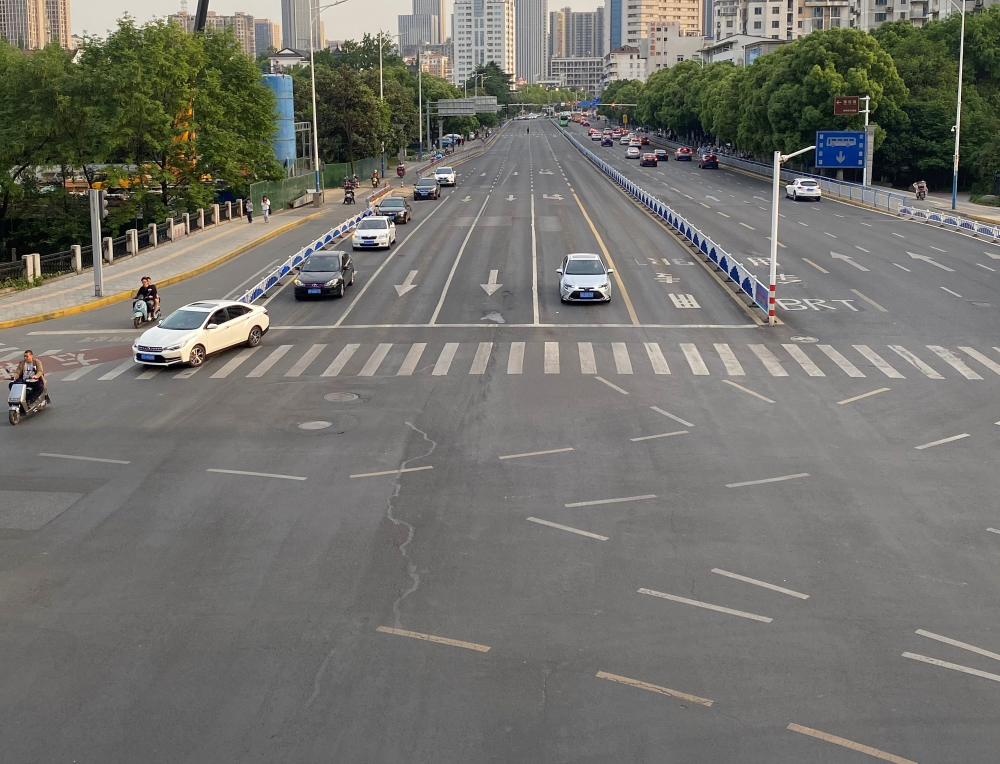
#> input picture 1.jpg, 3000 x 2292 px, given in place of 13.jpg, which was not available (shown at 1/3 size)
$ python LineProcessing.py   (older library calls are emulated)
#> lines starting #> are read from the running program, lines starting #| are printed output that depends on the picture; after the words box and inside, x2 and y2 are one past the last pixel; in counts of white or black regions, pixels touching at a corner belong together; pictures that were not available may be replaced by others from this repository, and a replacement may not be noted
### ImageProcess.py
import cv2
import numpy as np
import trans
import LineProcessing


path1 = '31.jpg'
path2 = '32.jpg'
path3 = '13.jpg'


# 读取图片、调整尺寸、灰度化
def readphoto(img_path):
    Photo0 = cv2.imread(img_path, flags=cv2.IMREAD_COLOR)

    return Photo0


def resize_photo(imgArr, MAX_WIDTH=600):
    img = imgArr
    rows, cols = img.shape[:2]  # 获取图像宽和高
    if cols > MAX_WIDTH:
        change_rate = MAX_WIDTH / cols
        img = cv2.resize(img, (MAX_WIDTH, int(rows * change_rate)), interpolation=cv2.INTER_AREA)
    return img


def check_size(Photo):
    sp = Photo.shape
    print("size=", sp)  # 查看图片大小
    sz1 = sp[0]  # width(rows) of image
    sz2 = sp[1]  # heights(colums) of image
    sz3 = sp[2]  # the pixels value is made up of three primary colors
    print('width: %d \nheight: %d \nnumber: %d' % (sz1, sz2, sz3))
    return sz1, sz2


def process(Photo):
    kerenlerode5 = cv2.getStructuringElement(cv2.MORPH_RECT, (5, 5))
    kernelerode9 = cv2.getStructuringElement(cv2.MORPH_RECT, (15, 15))
    # 复制出一个直线检测图
    # 灰度变化
    Photo_gray = cv2.cvtColor(Photo, cv2.COLOR_BGR2GRAY)
    cv2.imshow('Photo_gray', Photo_gray)
    cv2.waitKey()
    #noise
    # 高斯滤波
    blur = cv2.GaussianBlur(Photo_gray, (5, 5), 0)
    cv2.imshow('gaosp', blur)
    blur2 =cv2.GaussianBlur(Photo_gray, (9, 9), 0)
    cv2.imshow('gaosp99', blur2)
    # 二值化
    ret, binary = cv2.threshold(blur, 139, 255, cv2.THRESH_BINARY)
    cv2.imshow('2value', binary)
    cv2.waitKey()
    '''OTSU二值化
    _, binary2 = cv2.threshold(Photo_gray, 0, 255, cv2.THRESH_OTSU)
    cv2.imshow('2value', binary2)
    cv2.waitKey()
    '''
    # canny
    Photo_canny = cv2.Canny(binary, 350, 200, 3)
    cv2.imshow('canny', Photo_canny)
    cv2.waitKey()

    # 试着做膨胀腐蚀处理
    kernel = cv2.getStructuringElement(cv2.MORPH_RECT, (3, 2))
    kernelBig = cv2.getStructuringElement(cv2.MORPH_RECT, (8, 5))
    kernelX = cv2.getStructuringElement(cv2.MORPH_RECT, (7, 4))
    kernelY = cv2.getStructuringElement(cv2.MORPH_RECT, (1, 3))


    erode_dilate = cv2.dilate(binary, kernel)
    cv2.imshow('dilate', erode_dilate)
    erode_dilate = cv2.erode(erode_dilate, kernel)
    cv2.imshow('erode', erode_dilate)
    '''
    erode_dilate = cv2.dilate(erode_dilate, kernelY)
    cv2.imshow('dilate', erode_dilate)
    erode_dilate = cv2.erode(erode_dilate, kernelY)
    cv2.imshow('erode', erode_dilate)
    cv2.waitKey()
    '''

    # sobel
    x = cv2.Sobel(blur, cv2.CV_16S, 1, 0)
    y = cv2.Sobel(blur, cv2.CV_16S, 0, 1)
    absX = cv2.convertScaleAbs(x)  # 转回unit8
    absY = cv2.convertScaleAbs(y)
    dst_sobel = cv2.addWeighted(absX, 0.5, absY, 0.5, 0)
    cv2.imshow('absX', absX)
    cv2.imshow('absY', absY)
    cv2.imshow('soble', dst_sobel)
    cv2.waitKey()


    return binary, erode_dilate, Photo_canny, dst_sobel


def HoughChange(Photo, edge_canny, edge_sobel, erode_dilate):  # edge means 边缘
    # 进阶的Hough检测
    ret2, T_2SOBEL = cv2.threshold(edge_canny, 127, 255, cv2.THRESH_BINARY)
    # lines_C = cv2.HoughLinesP(T_2SOBEL, rho=2, theta=3 * np.pi / 180, threshold=48, minLineLength=60, maxLineGap=5)
    # essay
    lines_C = cv2.HoughLinesP(T_2SOBEL, rho=2, theta=2 * np.pi / 180, threshold=40, minLineLength=45, maxLineGap=5)
    for i in range(len(lines_C)):  # range计数，len长度
        x_1, y_1, x_2, y_2 = lines_C[i][0]
        cv2.line(Photo, (x_1, y_1), (x_2, y_2), (0, 255, 0), 1)
        # line绘制直线（原图，起点，终点，颜色，宽度）
    print("code successful!")
    print(lines_C)

    cv2.imshow("Hough_line_Canny", Photo)
    cv2.waitKey(0)
    '''
    lines： 输出直线，里面的元素是Vec4i类型，存放直线的坐标信息。
    rho：极坐标ρ的划分步长。
    theta：极坐标θ的划分步长。
    threshold：累加器阈值，达到该阈值认为是一条直线。
    minLineLength：最小线段长度，达到该长度才认为是一条直线。
    maxLineGap： 最大线段间隔，两条共线的线段距离小于该值时认为是一个直线
    '''
    # hough
    '''
    lines = cv2.HoughLines(erode_dilate, rho=1, theta=1 * np.pi / 180, threshold=30, srn=0, stn=0, min_theta=0, max_theta=0.05)
    for i in range(0, len(lines)):
        rho, theta = lines[i][0][0], lines[i][0][1]
        a = np.cos(theta)
        b = np.sin(theta)
        x0 = a * rho
        y0 = b * rho
        x1 = int(x0 + 1000 * (-b))
        y1 = int(y0 + 1000 * (a))
        x2 = int(x0 - 1000 * (-b))
        y2 = int(y0 - 1000 * (a))
        cv2.line(Photo, (x1, y1), (x2, y2), (0, 0, 255), 2)
    cv2.imshow("Hough_line", Photo)
    '''
    return lines_C


def origin_line_count_get(elem):
    number = np.size(elem) / 4
    print('一共有', int(number), '条直线')
    return int(number)


# hough的结果赋给新数组，ori原生数组，prepro待处理的新数组
# 第一个数是行数（第n个元组），第二个数是0，第三个数是列数（元组内第n个元素）
def originlines_Trans_Preprolines(dimension, ori):  # dimension维
    prepro = np.zeros((dimension, 4))
    for i in range(0, dimension):
        for j in range(0, 4):
            # print(ori[i][0][j], '   ', t)
            prepro[i][j] = ori[i][0][j]
    return prepro


# 废弃
# [5 lines left out: function threeToTwo, not called in this run]


# 为了确定参考系，画条线看看
def site_confirm(Photo):
    cv2.line(Photo, (3, 3), (100, 150), (0, 255, 255), 4)
    cv2.imshow('site_confirm_test', Photo)
    cv2.waitKey()


# [10 lines left out: function pp2value, not called in this run]


def AllPrepareingProcessing(path):
    img0 = readphoto(path)
#> in readphoto, Photo0 is the input picture: shape (2292, 3000, 3); mean B, G, R 107.8, 113.8, 114.6
    img_resize = resize_photo(img0)  # img1是调节尺寸后的图片
#> in resize_photo, `img = cv2.resize(img, (MAX_WIDTH, int(rows * change_rate)), interpolat..`:
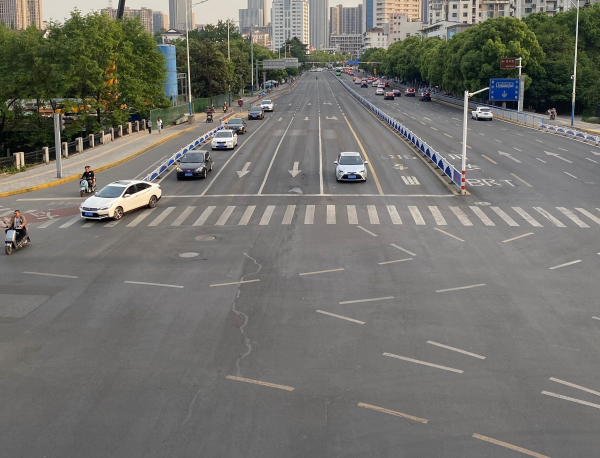
#> img: shape (458, 600, 3); mean B, G, R 107.8, 113.8, 114.6
    width, length = check_size(img_resize)
#| size= (458, 600, 3)
#| width: 458
#| height: 600
#| number: 3
#> width = 458; length = 600
    cv2.imshow('resize', img_resize)
    cv2.waitKey()
    # process函数：input：原图；  return binary（二值图）, erode_dilate（一次e&r图）, Photo_Canny, dst_sobel（sobel图）
    img_bin, imgErodeDilate, imgCanny, imgSobel = process(img_resize)
#> in process, `blur2 =cv2.GaussianBlur(Photo_gray, (9, 9), 0)`:
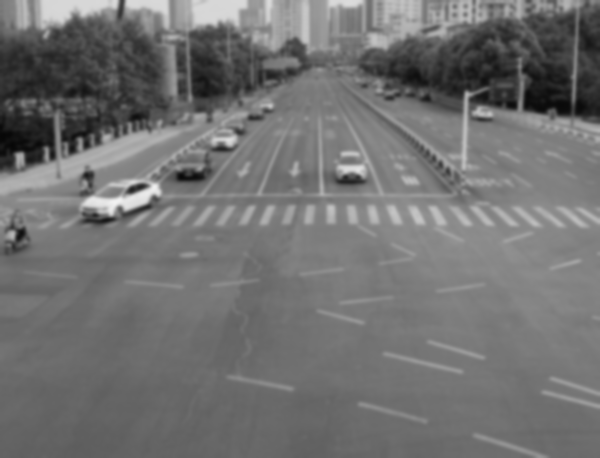
#> blur2: shape (458, 600); min 7, max 242, mean 113.4
#> in process, `ret, binary = cv2.threshold(blur, 139, 255, cv2.THRESH_BINARY)`:
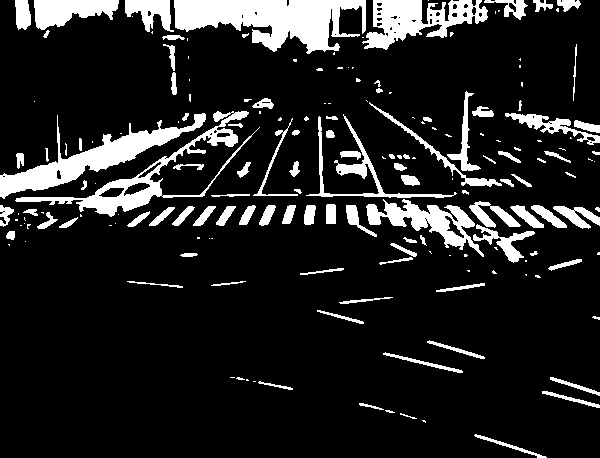
#> binary: shape (458, 600); 13.5% white; 185 white regions (86 under 20 px), largest, box (x1, y1, x2, y2) and area: (174, 0, 366, 54) 6206, (0, 113, 206, 199) 4196, (15, 111, 260, 217) 3365
#> in process, `Photo_canny = cv2.Canny(binary, 350, 200, 3)`:
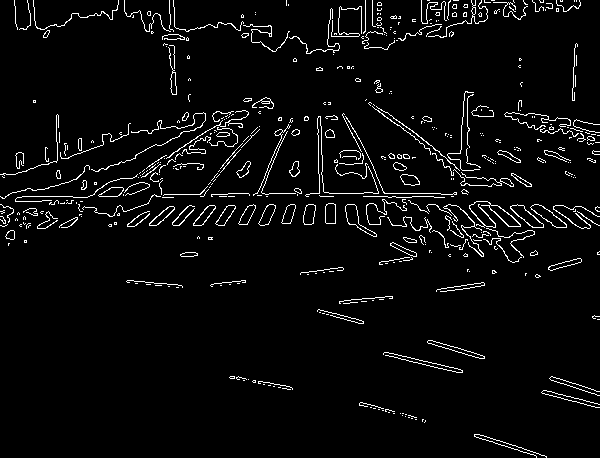
#> Photo_canny: shape (458, 600); 4.2% white in thin lines or dots
#> in process, `erode_dilate = cv2.dilate(binary, kernel)`: erode_dilate: shape (458, 600); 17.7% white; 143 white regions (37 under 20 px), largest, box (x1, y1, x2, y2) and area: (173, 0, 529, 56) 11163, (305, 114, 536, 264) 6690, (0, 113, 207, 200) 4955
#> in process, `erode_dilate = cv2.erode(erode_dilate, kernel)`: erode_dilate: shape (458, 600); 13.9% white; 158 white regions (71 under 20 px), largest, box (x1, y1, x2, y2) and area: (174, 0, 366, 56) 6488, (306, 115, 535, 264) 5175, (0, 114, 206, 200) 4211
#> in process, `y = cv2.Sobel(blur, cv2.CV_16S, 0, 1)`:
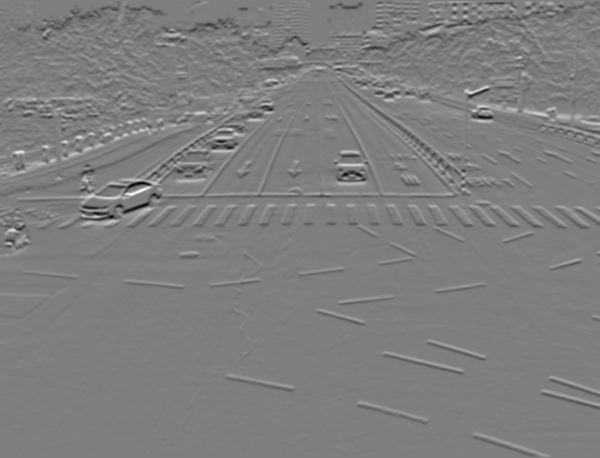
#> y: shape (458, 600) int16; min -510, max 512, mean -1.2; drawn with min black and max white
#> in process, `dst_sobel = cv2.addWeighted(absX, 0.5, absY, 0.5, 0)`:
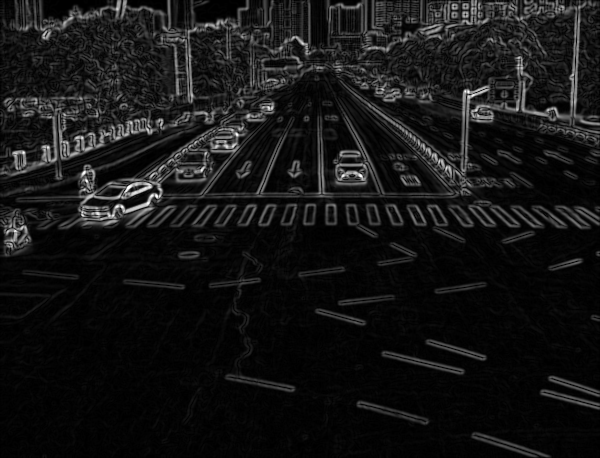
#> dst_sobel: shape (458, 600); min 0, max 255, mean 21.2
    # hough函数: input: 原图，canny图，sobel图， 一次e&r图
    origin_lines = HoughChange(img_resize, imgCanny, imgSobel, imgErodeDilate)
#> in HoughChange, `lines_C = cv2.HoughLinesP(T_2SOBEL, rho=2, theta=2 * np.pi / 180, thre..`: lines_C = [[373, 193, 440, 193], [22, 196, 72, 196], [44, 164, 102, 145], [545, 394, 598, 407], [428, 343, 482, 358], [467, 148, 467, 91], [429, 340, 482, 355], [401, 359, 462, 372], [388, 352, 462, 370]]
#> the loop in HoughChange, `for i in range(len(lines_C)):` made 9 passes
#| [[[373 193 440 193]]
#|  [[ 22 196  72 196]]
#|  [[ 44 164 102 145]]
#|  [[545 394 598 407]]
#|  [[428 343 482 358]]
#|  [[467 148 467  91]]
#|  [[429 340 482 355]]
#|  [[401 359 462 372]]
#|  [[388 352 462 370]]]
#> origin_lines has the same summary as lines_C in HoughChange
    size = origin_line_count_get(origin_lines)
#> in origin_line_count_get, `number = np.size(elem) / 4`: number = 9
#| 一共有 9 条直线
#> size = 9

    # trans.trans_test(origin_lines)  # 提取hough结果赋值新数组，二维数组：num*4
    ready_pro_line = originlines_Trans_Preprolines(size, origin_lines)
#> after the loop in originlines_Trans_Preprolines, `for i in range(0, dimension):`: prepro has the same summary as lines_C in HoughChange
#> ready_pro_line has the same summary as lines_C in HoughChange

    # try:三维-二维，二维-二维
    # ready_pro_line = threeToTwo(origin_lines, conduct_lines)
    print(ready_pro_line)
#| [[373. 193. 440. 193.]
#|  [ 22. 196.  72. 196.]
#|  [ 44. 164. 102. 145.]
#|  [545. 394. 598. 407.]
#|  [428. 343. 482. 358.]
#|  [467. 148. 467.  91.]
#|  [429. 340. 482. 355.]
#|  [401. 359. 462. 372.]
#|  [388. 352. 462. 370.]]
    site_confirm(img_resize)
#> in site_confirm, `cv2.line(Photo, (3, 3), (100, 150), (0, 255, 255), 4)`:
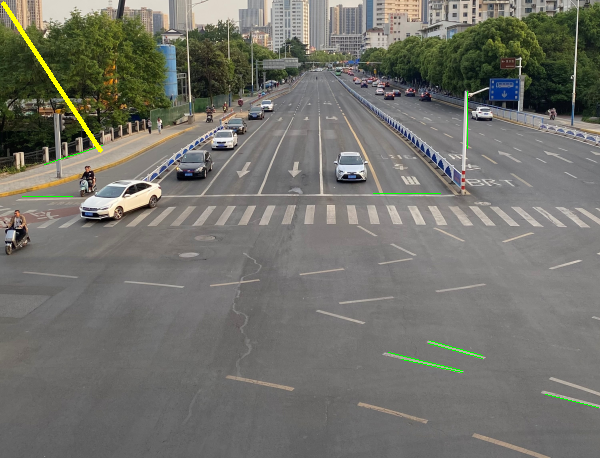
#> Photo: shape (458, 600, 3); mean B, G, R 107.3, 114.6, 114.8
    return ready_pro_line


# if __name__ == '__main__':

### LineProcessing.py
import numpy as np
import ImageProcess
from pprint import pprint as pp
import trans
path1 = '31.jpg'
path2 = '32.jpg'

# 得到第a个二维数组(第一个是array【0】)，并且打印这个元组
def takeTuple(array, a):
    print(array[a])
    return array[a]


'''
def take_axis(arr):
    return arr[0]


# 数组排序
def line_rank_me(x, dimension):
    a = np.zeros(13)        # 初始化13条直线
    b = np.zeros(13)        # 初始化13个用于比较的数
    c = np.zeros(13)
    for i in range(0, dimension):
        a[i] = takeTuple(x, i)     # 拿一条直线
        b[i] = take_axis(x)       # 用于排序的数拿出来放在b[i]，这里用第三个数
        c[i] = b[i]
    b.argsort(axis=0)
    # 带着a[一起]
'''


# [4 lines left out: function line_rank_py, not called in this run]


# 得到直线个数（元组）
def line_num(line_tuple):
    return int(np.size(line_tuple) / 4)


# 得到斜率(元组)
# [18 lines left out: functions get_slope, print_slope, not called in this run]


def get_line(lines, x):
    return lines[x]


# 第i条直线 与 x轴 交点的横坐标
# [9 lines left out: function endpoint_x, not called in this run]


# 第i条直线 与 y轴 交点的横坐标
def endpoint_y(lines, i):
    line = get_line(lines, i)
    k = get_slope(line)


if __name__ == '__main__':
    prelines = ImageProcess.AllPrepareingProcessing(ImageProcess.path3)
#> prelines has the same summary as lines_C in HoughChange
    # print(prelines)
    count = line_num(prelines)  # 直线数量
#> count = 9
    print('start Line process')
    line_raise = line_rank_py(prelines)
#| array([[373., 193., 440., 193.],
#|        [ 22., 196.,  72., 196.],
#|        [ 44., 164., 102., 145.],
#|        [545., 394., 598., 407.],
#|        [428., 343., 482., 358.],
#|        [467., 148., 467.,  91.],
#|        [429., 340., 482., 355.],
#|        [401., 359., 462., 372.],
#|        [388., 352., 462., 370.]])
#> in line_rank_py, `test_after = test[test[:, 0].argsort()]`: test_after = [[22, 196, 72, 196], [44, 164, 102, 145], [373, 193, 440, 193], [388, 352, 462, 370], [401, 359, 462, 372], [428, 343, 482, 358], [429, 340, 482, 355], [467, 148, 467, 91], [545, 394, 598, 407]]
#> line_raise has the same summary as test_after in line_rank_py
    pp(line_raise)
#| array([[ 22., 196.,  72., 196.],
#|        [ 44., 164., 102., 145.],
#|        [373., 193., 440., 193.],
#|        [388., 352., 462., 370.],
#|        [401., 359., 462., 372.],
#|        [428., 343., 482., 358.],
#|        [429., 340., 482., 355.],
#|        [467., 148., 467.,  91.],
#|        [545., 394., 598., 407.]])
    print(line_raise[0])
#| [ 22. 196.  72. 196.]
    print_slope(count, line_raise)  # 打印直线端点坐标和每一条直线的斜率
#> the loop in print_slope, `for t in range(0, num):` made 9 passes
#| [ 22. 196.  72. 196.]
#| [ 44. 164. 102. 145.]
#| [373. 193. 440. 193.]
#| [388. 352. 462. 370.]
#| [401. 359. 462. 372.]
#| [428. 343. 482. 358.]
#| [429. 340. 482. 355.]
#| [467. 148. 467.  91.]
#> (further printed lines are left out)
#> after the loop in print_slope, `for t in range(0, num):`: k = [0, -0.328, 0, 0.243, 0.213, 0.278, 0.283, 0, 0.245]

$ run again, on 10.jpg
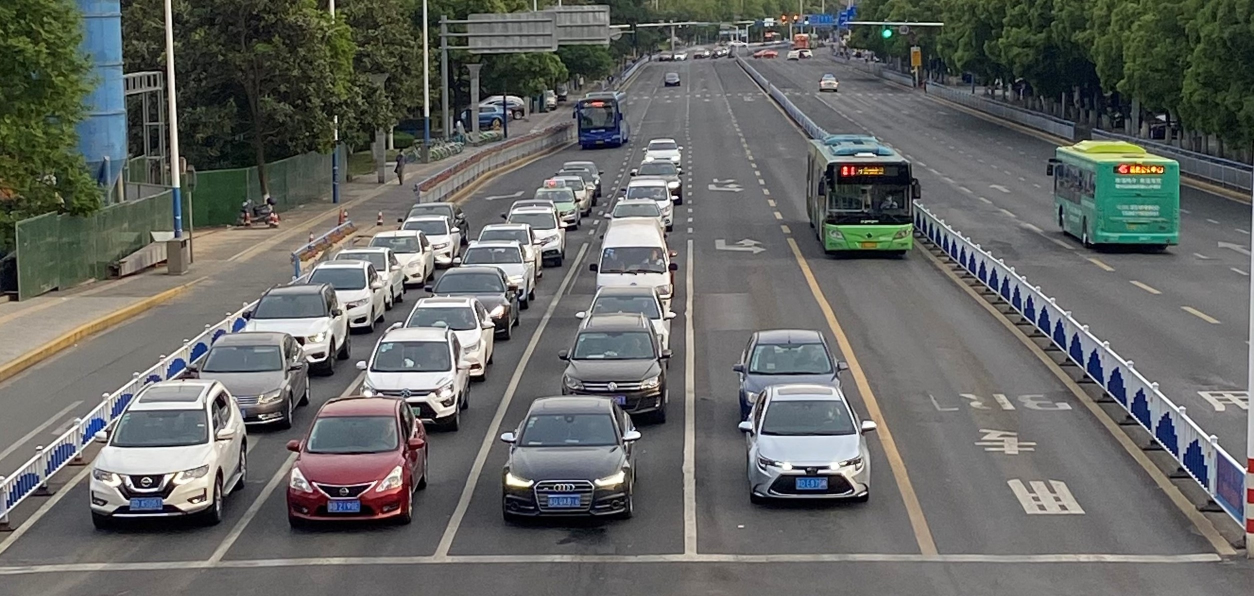
#> input picture 10.jpg, 2507 x 1192 px, given in place of 13.jpg, which was not available (shown at 1/2 size)
#> in readphoto, Photo0 is the input picture: shape (1192, 2507, 3); mean B, G, R 100, 103, 101.4
#| size= (285, 600, 3)
#| width: 285
#| height: 600
#| number: 3
#> width = 285; length = 600
#> in process, `ret, binary = cv2.threshold(blur, 139, 255, cv2.THRESH_BINARY)`:
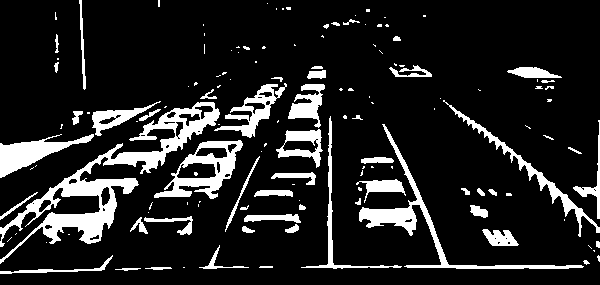
#> binary: shape (285, 600); 13.7% white; 137 white regions (82 under 20 px), largest, box (x1, y1, x2, y2) and area: (0, 102, 220, 264) 6094, (359, 124, 584, 269) 2364, (154, 140, 243, 199) 1872
#> Photo_canny: shape (285, 600); 5.2% white in thin lines or dots
#> lines_C = [[455, 268, 569, 268], [350, 265, 406, 265], [327, 267, 327, 205], [596, 184, 598, 120], [404, 159, 433, 224]]
#> the loop in HoughChange, `for i in range(len(lines_C)):` made 5 passes
#| [[[455 268 569 268]]
#|  [[350 265 406 265]]
#|  [[327 267 327 205]]
#|  [[596 184 598 120]]
#|  [[404 159 433 224]]]
#> origin_lines has the same summary as lines_C in HoughChange
#> number = 5
#| 一共有 5 条直线
#> after the loop in originlines_Trans_Preprolines, `for i in range(0, dimension):`: prepro has the same summary as lines_C in HoughChange
#> ready_pro_line has the same summary as lines_C in HoughChange
#| [[455. 268. 569. 268.]
#|  [350. 265. 406. 265.]
#|  [327. 267. 327. 205.]
#|  [596. 184. 598. 120.]
#|  [404. 159. 433. 224.]]
#> in site_confirm, `cv2.line(Photo, (3, 3), (100, 150), (0, 255, 255), 4)`:
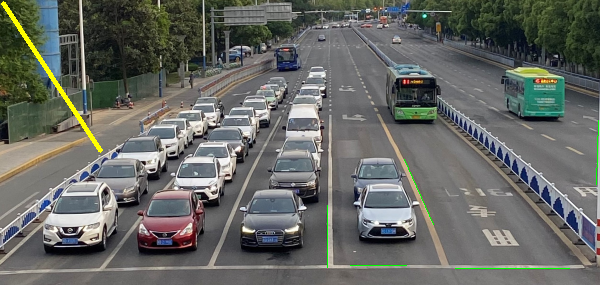
#> Photo: shape (285, 600, 3); mean B, G, R 99.4, 104, 101.9
#> prelines has the same summary as lines_C in HoughChange
#| array([[455., 268., 569., 268.],
#|        [350., 265., 406., 265.],
#|        [327., 267., 327., 205.],
#|        [596., 184., 598., 120.],
#|        [404., 159., 433., 224.]])
#> test_after = [[327, 267, 327, 205], [350, 265, 406, 265], [404, 159, 433, 224], [455, 268, 569, 268], [596, 184, 598, 120]]
#> line_raise has the same summary as test_after in line_rank_py
#| array([[327., 267., 327., 205.],
#|        [350., 265., 406., 265.],
#|        [404., 159., 433., 224.],
#|        [455., 268., 569., 268.],
#|        [596., 184., 598., 120.]])
#| [327. 267. 327. 205.]
#> the loop in print_slope, `for t in range(0, num):` made 5 passes
#> (printed output is left out)
#> after the loop in print_slope, `for t in range(0, num):`: k = [0, 0, 2.24, 0, -32]
